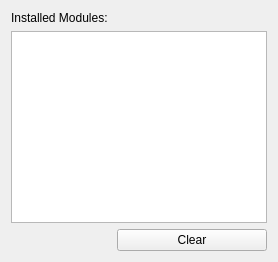
          <widget class="QWidget" name="pythonTab">
           <attribute name="title">
            <string>System</string>
           </attribute>
           <layout class="QHBoxLayout" name="horizontalLayout_5">
            <item>
             <layout class="QVBoxLayout" name="verticalLayout_4" stretch="0,1,0">
              <item>
               <widget class="QLabel" name="label">
                <property name="text">
                 <string>Installed Modules:</string>
                </property>
               </widget>
              </item>
              <item>
               <widget class="QTextEdit" name="moduleList">
                <property name="styleSheet">
                 <string notr="true">font: 8pt &quot;Courier New&quot;;</string>
                </property>
                <property name="html">
                 <string>&lt;!DOCTYPE HTML PUBLIC &quot;-//W3C//DTD HTML 4.0//EN&quot; &quot;http://www.w3.org/TR/REC-html40/strict.dtd&quot;&gt;
&lt;html&gt;&lt;head&gt;&lt;meta name=&quot;qrichtext&quot; content=&quot;1&quot; /&gt;&lt;style type=&quot;text/css&quot;&gt;
p, li { white-space: pre-wrap; }
&lt;/style&gt;&lt;/head&gt;&lt;body style=&quot; font-family:'Courier New'; font-size:8pt; font-weight:400; font-style:normal;&quot;&gt;
&lt;p style=&quot;-qt-paragraph-type:empty; margin-top:0px; margin-bottom:0px; margin-left:0px; margin-right:0px; -qt-block-indent:0; text-indent:0px;&quot;&gt;&lt;/p&gt;&lt;/body&gt;&lt;/html&gt;</string>
                </property>
                <property name="overwriteMode">
                 <bool>true</bool>
                </property>
                <property name="acceptRichText">
                 <bool>false</bool>
                </property>
               </widget>
              </item>
              <item>
               <layout class="QHBoxLayout" name="horizontalLayout_3">
                <item>
                 <spacer name="horizontalSpacer_8">
                  <property name="orientation">
                   <enum>Qt::Horizontal</enum>
                  </property>
                  <property name="sizeHint" stdset="0">
                   <size>
                    <width>40</width>
                    <height>20</height>
                   </size>
                  </property>
                 </spacer>
                </item>
                <item>
                 <widget class="QPushButton" name="pushButton">
                  <property name="sizePolicy">
                   <sizepolicy hsizetype="Fixed" vsizetype="Fixed">
                    <horstretch>0</horstretch>
                    <verstretch>0</verstretch>
                   </sizepolicy>
                  </property>
                  <property name="minimumSize">
                   <size>
                    <width>150</width>
                    <height>20</height>
                   </size>
                  </property>
                  <property name="text">
                   <string>Clear</string>
                  </property>
                 </widget>
                </item>
               </layout>
              </item>
             </layout>
            </item>
           </layout>
          </widget>
